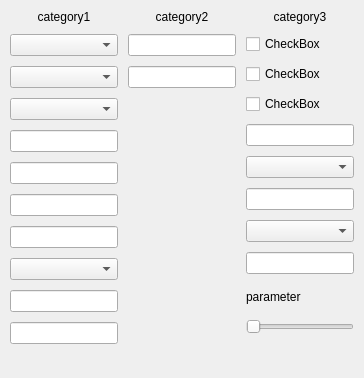
                     <widget class="QWidget" name="input">
                      <property name="styleSheet">
                       <string notr="true">b</string>
                      </property>
                      <layout class="QVBoxLayout" name="verticalLayout">
                       <property name="spacing">
                        <number>10</number>
                       </property>
                       <property name="leftMargin">
                        <number>10</number>
                       </property>
                       <property name="topMargin">
                        <number>10</number>
                       </property>
                       <property name="rightMargin">
                        <number>10</number>
                       </property>
                       <property name="bottomMargin">
                        <number>10</number>
                       </property>
                       <item>
                        <layout class="QGridLayout" name="gridLayout_3">
                         <item row="0" column="0">
                          <layout class="QVBoxLayout" name="verticalLayout_21">
                           <item>
                            <widget class="QLabel" name="label">
                             <property name="sizePolicy">
                              <sizepolicy hsizetype="Preferred" vsizetype="Fixed">
                               <horstretch>0</horstretch>
                               <verstretch>0</verstretch>
                              </sizepolicy>
                             </property>
                             <property name="text">
                              <string>category1</string>
                             </property>
                             <property name="alignment">
                              <set>Qt::AlignHCenter|Qt::AlignTop</set>
                             </property>
                            </widget>
                           </item>
                           <item>
                            <widget class="QComboBox" name="comboBox"/>
                           </item>
                           <item>
                            <widget class="QComboBox" name="comboBox_2"/>
                           </item>
                           <item>
                            <widget class="QComboBox" name="comboBox_3"/>
                           </item>
                           <item>
                            <widget class="QLineEdit" name="lineEdit"/>
                           </item>
                           <item>
                            <widget class="QLineEdit" name="lineEdit_2"/>
                           </item>
                           <item>
                            <widget class="QLineEdit" name="lineEdit_3"/>
                           </item>
                           <item>
                            <widget class="QLineEdit" name="lineEdit_4"/>
                           </item>
                           <item>
                            <widget class="QComboBox" name="comboBox_4"/>
                           </item>
                           <item>
                            <widget class="QLineEdit" name="lineEdit_5"/>
                           </item>
                           <item>
                            <widget class="QLineEdit" name="lineEdit_6"/>
                           </item>
                           <item>
                            <widget class="QLabel" name="label_4">
                             <property name="sizePolicy">
                              <sizepolicy hsizetype="Expanding" vsizetype="Expanding">
                               <horstretch>0</horstretch>
                               <verstretch>0</verstretch>
                              </sizepolicy>
                             </property>
                             <property name="text">
                              <string/>
                             </property>
                            </widget>
                           </item>
                          </layout>
                         </item>
                         <item row="0" column="1">
                          <layout class="QVBoxLayout" name="verticalLayout_22">
                           <item>
                            <widget class="QLabel" name="label_2">
                             <property name="sizePolicy">
                              <sizepolicy hsizetype="Preferred" vsizetype="Fixed">
                               <horstretch>0</horstretch>
                               <verstretch>0</verstretch>
                              </sizepolicy>
                             </property>
                             <property name="text">
                              <string>category2</string>
                             </property>
                             <property name="alignment">
                              <set>Qt::AlignHCenter|Qt::AlignTop</set>
                             </property>
                            </widget>
                           </item>
                           <item>
                            <widget class="QLineEdit" name="lineEdit_7"/>
                           </item>
                           <item>
                            <widget class="QLineEdit" name="lineEdit_8"/>
                           </item>
                           <item>
                            <widget class="QLabel" name="label_5">
                             <property name="text">
                              <string/>
                             </property>
                            </widget>
                           </item>
                          </layout>
                         </item>
                         <item row="0" column="2">
                          <layout class="QVBoxLayout" name="verticalLayout_23">
                           <item>
                            <widget class="QLabel" name="label_3">
                             <property name="sizePolicy">
                              <sizepolicy hsizetype="Preferred" vsizetype="Fixed">
                               <horstretch>0</horstretch>
                               <verstretch>0</verstretch>
                              </sizepolicy>
                             </property>
                             <property name="text">
                              <string>category3</string>
                             </property>
                             <property name="alignment">
                              <set>Qt::AlignCenter</set>
                             </property>
                            </widget>
                           </item>
                           <item>
                            <widget class="QCheckBox" name="checkBox_3">
                             <property name="text">
                              <string>CheckBox</string>
                             </property>
                            </widget>
                           </item>
                           <item>
                            <widget class="QCheckBox" name="checkBox_2">
                             <property name="text">
                              <string>CheckBox</string>
                             </property>
                            </widget>
                           </item>
                           <item>
                            <widget class="QCheckBox" name="checkBox">
                             <property name="text">
                              <string>CheckBox</string>
                             </property>
                            </widget>
                           </item>
                           <item>
                            <widget class="QLineEdit" name="lineEdit_9"/>
                           </item>
                           <item>
                            <widget class="QComboBox" name="comboBox_5"/>
                           </item>
                           <item>
                            <widget class="QLineEdit" name="lineEdit_10"/>
                           </item>
                           <item>
                            <widget class="QComboBox" name="comboBox_6"/>
                           </item>
                           <item>
                            <widget class="QLineEdit" name="lineEdit_11"/>
                           </item>
                           <item>
                            <widget class="QLabel" name="label_8">
                             <property name="text">
                              <string>parameter</string>
                             </property>
                            </widget>
                           </item>
                           <item>
                            <widget class="QSlider" name="horizontalSlider">
                             <property name="orientation">
                              <enum>Qt::Horizontal</enum>
                             </property>
                            </widget>
                           </item>
                           <item>
                            <widget class="QLabel" name="label_6">
                             <property name="text">
                              <string/>
                             </property>
                            </widget>
                           </item>
                          </layout>
                         </item>
                        </layout>
                       </item>
                      </layout>
                     </widget>
